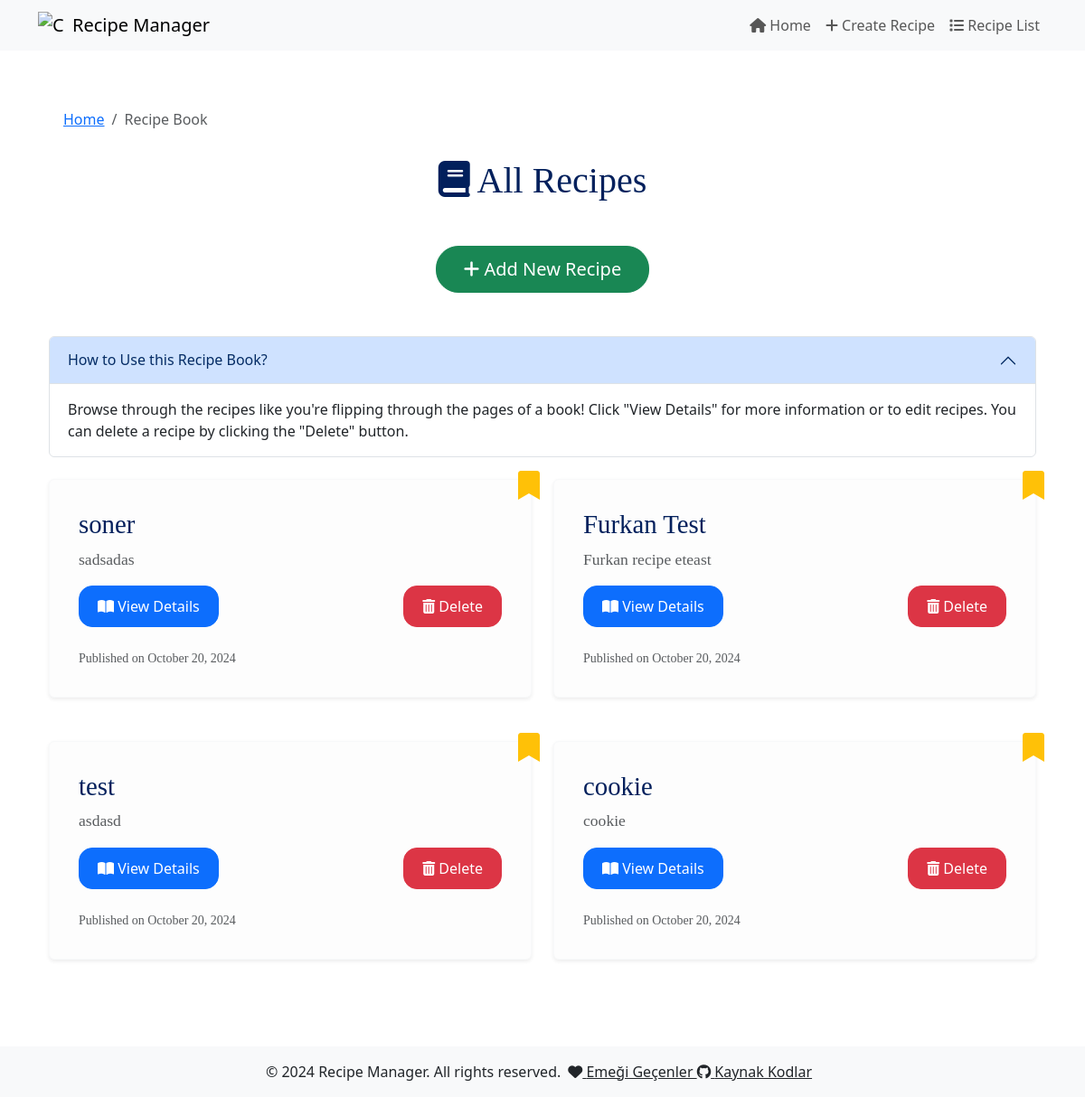
Before: / with the older database file.
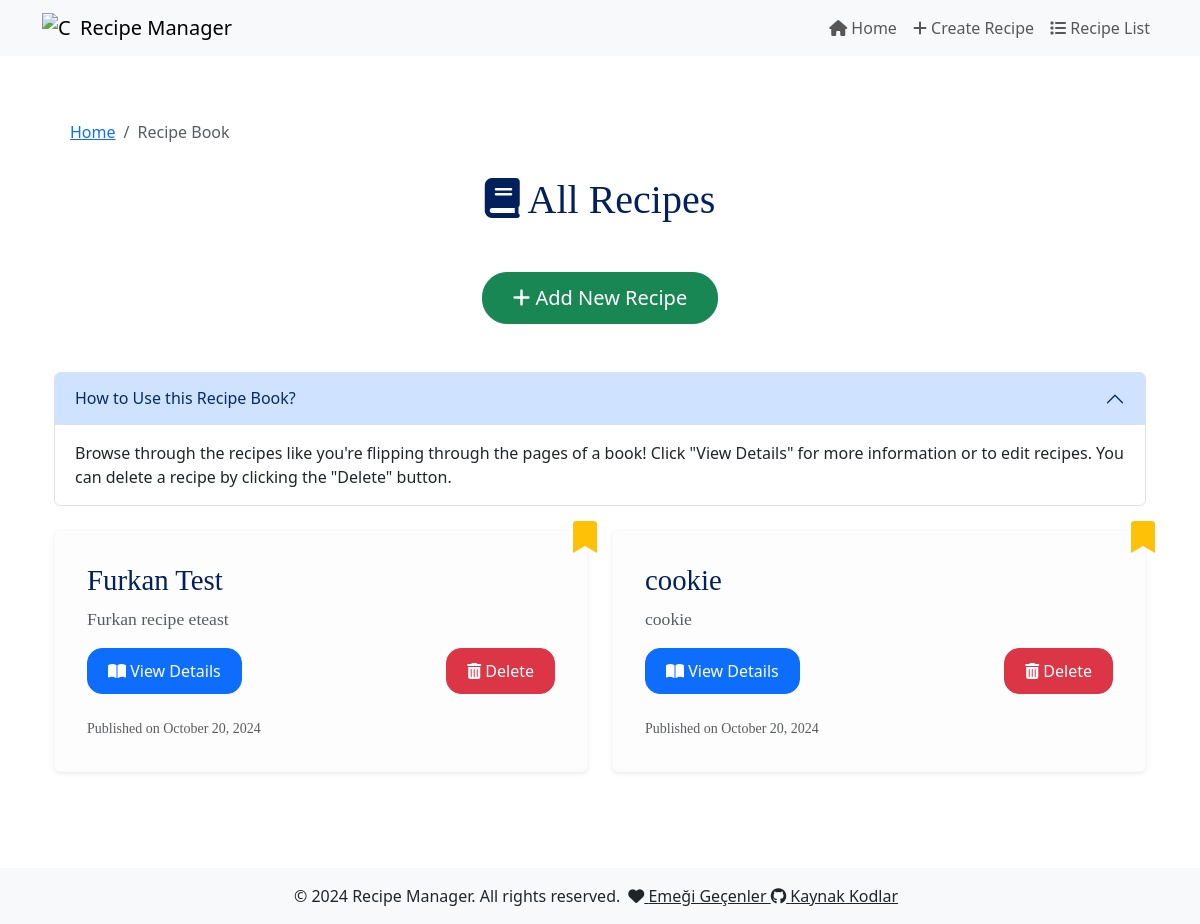
After: the same page with the newer database file.
### recipe_optimizer/models.py (models this page shows, shortened)
class Recipe(models.Model):
    name = models.CharField(max_length=200)
    description = models.TextField()
    created_at = models.DateTimeField(auto_now_add=True)

### recipe_optimizer/views.py (the view)
# urls.py: path('', views.index, name='index'),
def index(request):
    recipes = Recipe.objects.all().order_by('-created_at')
    return render(request, "index.html", {'recipes': recipes})

### templates/index.html (shortened to what this page needs)
{% extends 'base.html' %}
{% block content %}
<div class="container mt-5">
    <nav aria-label="breadcrumb">
        <ol class="breadcrumb  p-3 rounded">
            <li class="breadcrumb-item"><a href="{% url 'index' %}">Home</a></li>
            <li class="breadcrumb-item active" aria-current="page">Recipe Book</li>
        </ol>
    </nav>
    <h1 class="text-center mb-5" style="font-family: 'Georgia', serif; color: #02205C;">
        <i class="fas fa-book"></i> All Recipes
    </h1>
    <div class="text-center mb-5">
        <a href="{% url 'create_recipe' %}" class="btn btn-success btn-lg" style="border-radius: 25px; padding: 10px 30px;">
            <i class="fas fa-plus"></i> Add New Recipe
        </a>
    </div>
    <div class="accordion mb-4" id="helpAccordion">
        <div class="accordion-item">
            <h2 class="accordion-header" id="headingOne">
                <button class="accordion-button" type="button" data-bs-toggle="collapse" data-bs-target="#collapseOne" aria-expanded="true" aria-controls="collapseOne">
                    How to Use this Recipe Book?
                </button>
            </h2>
            <div id="collapseOne" class="accordion-collapse collapse show" aria-labelledby="headingOne" data-bs-parent="#helpAccordion">
                <div class="accordion-body">
                    Browse through the recipes like you're flipping through the pages of a book! Click "View Details" for more information or to edit recipes. You can delete a recipe by clicking the "Delete" button.
                </div>
            </div>
        </div>
    </div>
    <div class="row">
        {% for recipe in recipes %}
        <div class="col-md-6 mb-5">
            <div class="card border-light shadow-sm rounded" style="border: 1px solid #ddd; background-color: #fdfdfd;">
                <div class="card-body" style="padding: 2rem; position: relative;">
                    <h3 class="card-title" style="font-family: 'Georgia', serif; color: #02205C; font-size: 1.8rem;">{{ recipe.name }}</h3>
                    <p class="card-text text-muted" style="font-family: 'Georgia', serif; font-size: 1.1rem;">
                        {{ recipe.description|truncatewords:20 }}
                    </p>
                    <div class="d-flex justify-content-between align-items-center">
                        <a href="{% url 'optimize' recipe.id %}" class="btn btn-primary" style="border-radius: 15px; padding: 10px 20px;">
                            <i class="fas fa-book-open"></i> View Details
                        </a>
                        <a href="{% url 'delete_recipe' recipe.id %}" class="btn btn-danger" style="border-radius: 15px; padding: 10px 20px;">
                            <i class="fas fa-trash-alt"></i> Delete
                        </a>
                    </div>
                    <small class="text-muted d-block mt-4" style="font-family: 'Georgia', serif;">Published on {{ recipe.created_at|date:"F j, Y" }}</small>
                    <div style="position: absolute; top: -10px; right: -10px;">
                        <i class="fas fa-bookmark text-warning" style="font-size: 2rem;"></i>
                    </div>
                </div>
            </div>
        </div>
        {% empty %}
        <div class="col-12">
            <p class="text-center" style="font-family: 'Georgia', serif; color: #02205C;">No recipes found. Start adding to your recipe book now!</p>
        </div>
        {% endfor %}
    </div>
</div>
{% endblock %}

Changed rows visible on the page:
removed Recipe: name "soner", description "sadsadas", created_at "October 20, 2024"
removed Recipe: name "test", description "asdasd", created_at "October 20, 2024"
